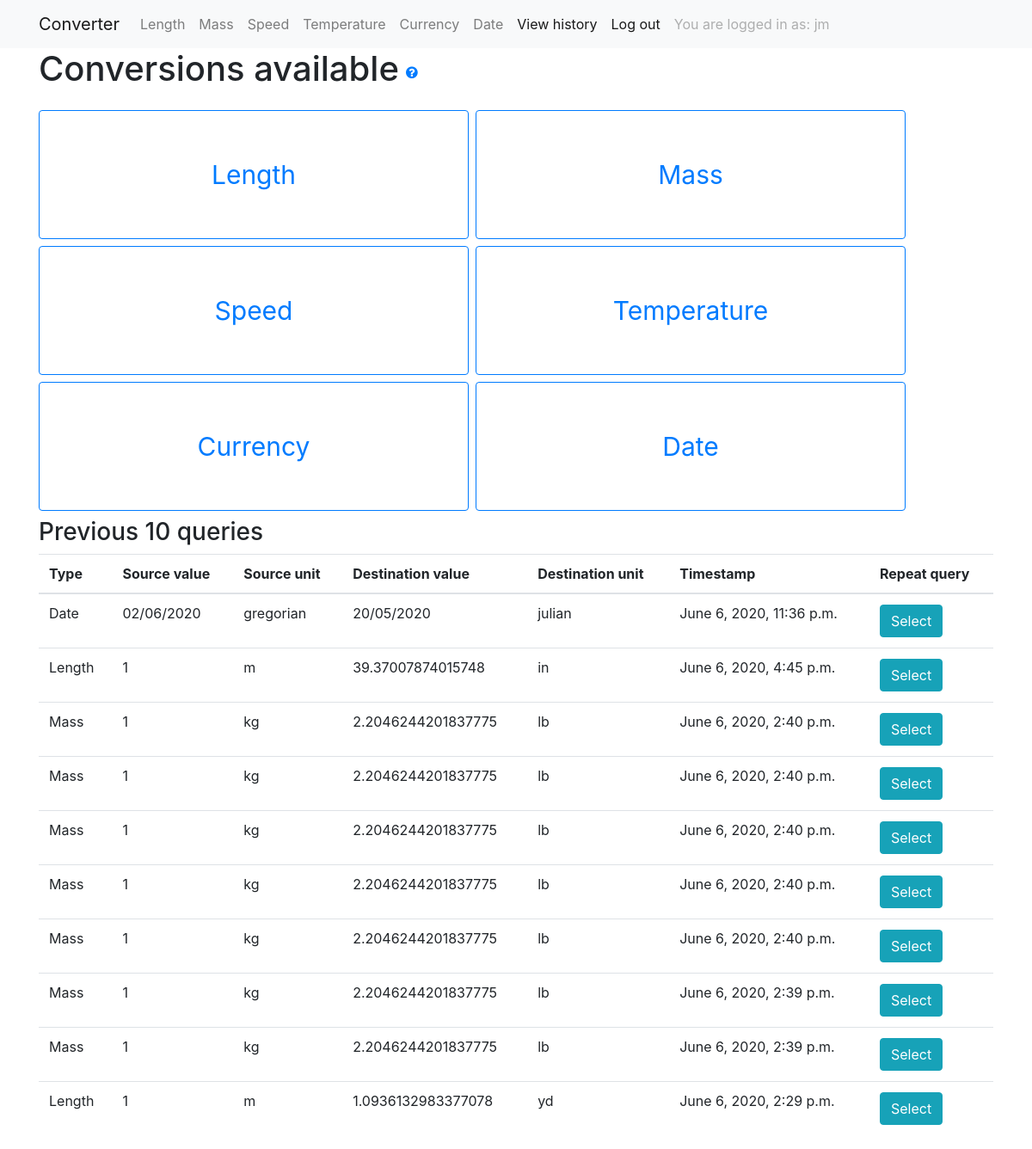
The app's page / (signed in), older data.
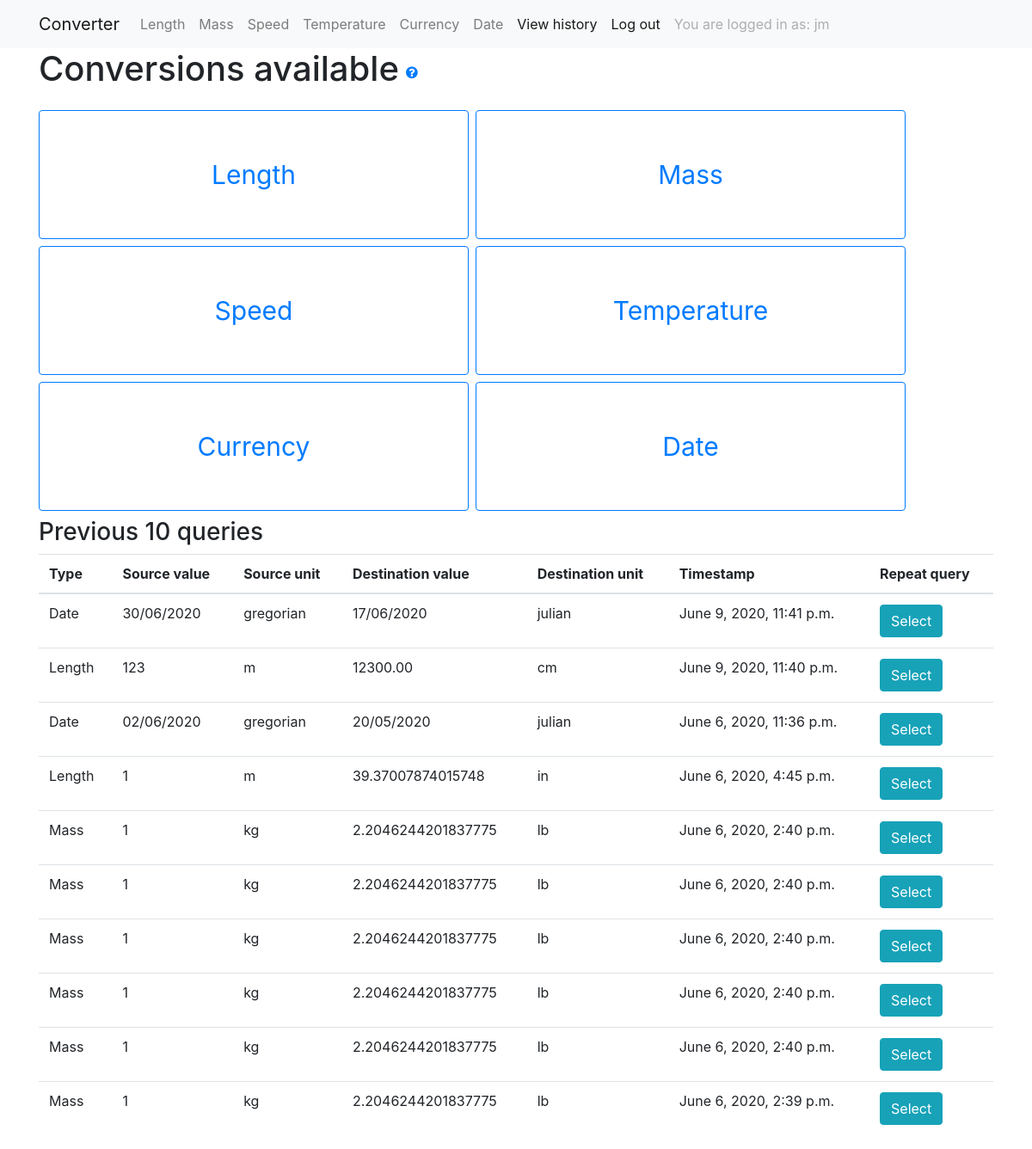
The same page, newer data.
### user_interface/models.py (models this page shows, shortened)
class Type(models.Model):
    measurement = models.CharField(max_length=50)
    def __str__(self):
        return self.measurement

class History(models.Model):
    timestamp = models.DateTimeField(auto_now_add=True)
    source_unit = models.ForeignKey('Unit', on_delete=models.CASCADE, related_name="source")
    source_value = models.CharField(max_length=200)
    destination_unit =  models.ForeignKey('Unit', on_delete=models.CASCADE, related_name="destination")
    destination_value = models.CharField(max_length=200)
    type = models.ForeignKey('Type', on_delete=models.CASCADE)
    user = models.ForeignKey(User, on_delete=models.CASCADE)

class Unit(models.Model):
    type = models.ForeignKey('Type', on_delete=models.CASCADE)
    to_base_multiplier = models.FloatField()
    to_base_adder = models.FloatField()
    unit = models.CharField(max_length=50)
    abbreviation = models.CharField(max_length=10)
    description = models.TextField()

### user_interface/views.py (the view)
# urls.py: path("", views.index, name="index"),
def index(request):
    types = Type.objects.all()
    context = {"types": types}
    if request.user.is_authenticated:
        queries = History.objects.filter(user__exact=request.user).order_by('-timestamp')[:10]
        context['queries'] = queries
    return render(request, "index.html", context)

### user_interface/templates/index.html (shortened to what this page needs)
{% extends "base.html" %} {% load static %} {% block page_content %}
<head>
</head>
<div class="d-flex flex-row bd-highlight mb-3">
    <h1 class="align-self-center">Conversions available</h1>
    <a href="javascript:void(0)" class="align-self-center m-2" onclick="toggle_visibility('instructions');">
<i class="fa fa-question-circle" aria-hidden="true"></i>
</a>
</div>
<div class="btn-toolbar" role="toolbar">
    {% for type in types %}
    <div class="mr-2 mb-2" role="group">
        <a href="{% url 'conversion_types' type.measurement %}">
            <button type="button" class="btn btn-primary btn-xl" onclick="this.blur();">{{ type.measurement }}</button>
        </a>
    </div>
    {% endfor %}
</div>
<h3>Previous 10 queries</h3>
{% if user.is_authenticated %}
<table class="table table-hover">
    <thead>
        <tr>
            <th>Type</th>
            <th>Source value</th>
            <th>Source unit</th>
            <th>Destination value</th>
            <th>Destination unit</th>
            <th>Timestamp</th>
            <th>Repeat query</th>
        </tr>
    </thead>
    <tbody>
        {% for query in queries %}
        <tr>
            <td>{{ query.type.measurement }}</td>
            <td>{{ query.source_value }}</td>
            <td>{{ query.source_unit.abbreviation }}</td>
            <td>{{ query.destination_value }}</td>
            <td>{{ query.destination_unit.abbreviation }}</td>
            <td>{{ query.timestamp }}</td>
            <td><a href="{% url 'conversion_types_history' query.type query.pk %}"><button type="button" name="button" class="btn btn-info">Select</button></a></td>
        </tr>
        {% endfor %}
    </tbody>
</table>
{% else %} You need to be logged in to view your history {% endif %} {% endblock %}

Row changes from the older to the newer data that the page shows:
no longer on this page (row unchanged): History: type.measurement "Mass", source_value "1", source_unit.abbreviation "kg", destination_value "2.2046244201837775", destination_unit.abbreviation "lb", timestamp "June 6, 2020, 2:39 p.m."
no longer on this page (row unchanged): History: type.measurement "Length", source_value "1", source_unit.abbreviation "m", destination_value "1.0936132983377078", destination_unit.abbreviation "yd", timestamp "June 6, 2020, 2:29 p.m."
added History: type.measurement "Date", source_value "30/06/2020", source_unit.abbreviation "gregorian", destination_value "17/06/2020", destination_unit.abbreviation "julian", timestamp "June 9, 2020, 11:41 p.m."
added History: type.measurement "Length", source_value "123", source_unit.abbreviation "m", destination_value "12300.00", destination_unit.abbreviation "cm", timestamp "June 9, 2020, 11:40 p.m."
